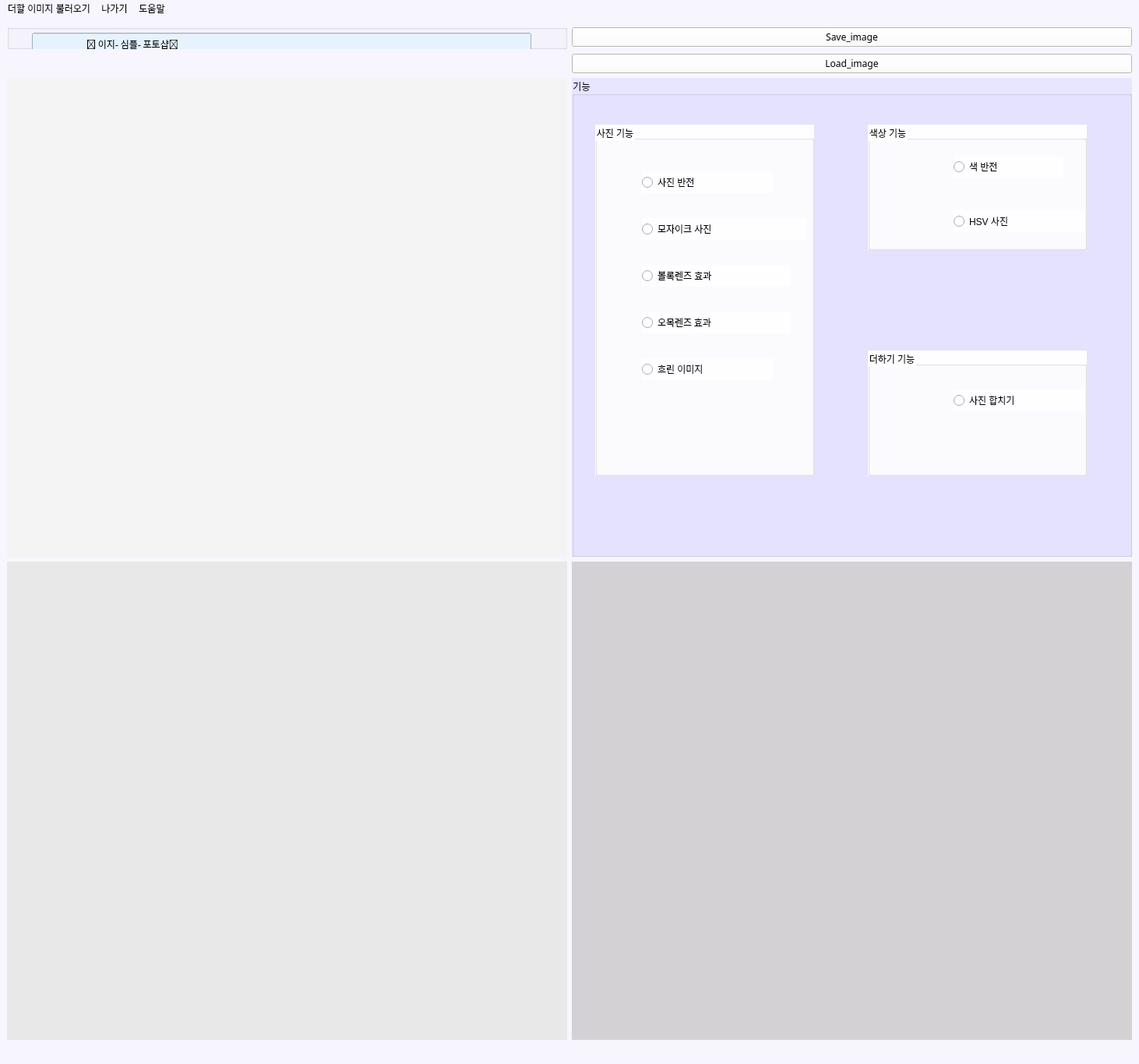
<?xml version="1.0" encoding="UTF-8"?>
<ui version="4.0">
 <class>MainWindow</class>
 <widget class="QMainWindow" name="MainWindow">
  <property name="geometry">
   <rect>
    <x>0</x>
    <y>0</y>
    <width>1462</width>
    <height>1366</height>
   </rect>
  </property>
  <property name="palette">
   <palette>
    <active>
     <colorrole role="WindowText">
      <brush brushstyle="SolidPattern">
       <color alpha="255">
        <red>37</red>
        <green>13</green>
        <blue>66</blue>
       </color>
      </brush>
     </colorrole>
     <colorrole role="Button">
      <brush brushstyle="SolidPattern">
       <color alpha="255">
        <red>247</red>
        <green>246</green>
        <blue>255</blue>
       </color>
      </brush>
     </colorrole>
     <colorrole role="Text">
      <brush brushstyle="SolidPattern">
       <color alpha="255">
        <red>46</red>
        <green>55</green>
        <blue>48</blue>
       </color>
      </brush>
     </colorrole>
     <colorrole role="ButtonText">
      <brush brushstyle="SolidPattern">
       <color alpha="255">
        <red>78</red>
        <green>77</green>
        <blue>77</blue>
       </color>
      </brush>
     </colorrole>
     <colorrole role="Base">
      <brush brushstyle="SolidPattern">
       <color alpha="255">
        <red>247</red>
        <green>246</green>
        <blue>255</blue>
       </color>
      </brush>
     </colorrole>
     <colorrole role="Window">
      <brush brushstyle="SolidPattern">
       <color alpha="255">
        <red>247</red>
        <green>246</green>
        <blue>255</blue>
       </color>
      </brush>
     </colorrole>
    </active>
    <inactive>
     <colorrole role="WindowText">
      <brush brushstyle="SolidPattern">
       <color alpha="255">
        <red>37</red>
        <green>13</green>
        <blue>66</blue>
       </color>
      </brush>
     </colorrole>
     <colorrole role="Button">
      <brush brushstyle="SolidPattern">
       <color alpha="255">
        <red>247</red>
        <green>246</green>
        <blue>255</blue>
       </color>
      </brush>
     </colorrole>
     <colorrole role="Text">
      <brush brushstyle="SolidPattern">
       <color alpha="255">
        <red>46</red>
        <green>55</green>
        <blue>48</blue>
       </color>
      </brush>
     </colorrole>
     <colorrole role="ButtonText">
      <brush brushstyle="SolidPattern">
       <color alpha="255">
        <red>78</red>
        <green>77</green>
        <blue>77</blue>
       </color>
      </brush>
     </colorrole>
     <colorrole role="Base">
      <brush brushstyle="SolidPattern">
       <color alpha="255">
        <red>247</red>
        <green>246</green>
        <blue>255</blue>
       </color>
      </brush>
     </colorrole>
     <colorrole role="Window">
      <brush brushstyle="SolidPattern">
       <color alpha="255">
        <red>247</red>
        <green>246</green>
        <blue>255</blue>
       </color>
      </brush>
     </colorrole>
    </inactive>
    <disabled>
     <colorrole role="WindowText">
      <brush brushstyle="SolidPattern">
       <color alpha="255">
        <red>120</red>
        <green>120</green>
        <blue>120</blue>
       </color>
      </brush>
     </colorrole>
     <colorrole role="Button">
      <brush brushstyle="SolidPattern">
       <color alpha="255">
        <red>247</red>
        <green>246</green>
        <blue>255</blue>
       </color>
      </brush>
     </colorrole>
     <colorrole role="Text">
      <brush brushstyle="SolidPattern">
       <color alpha="255">
        <red>120</red>
        <green>120</green>
        <blue>120</blue>
       </color>
      </brush>
     </colorrole>
     <colorrole role="ButtonText">
      <brush brushstyle="SolidPattern">
       <color alpha="255">
        <red>120</red>
        <green>120</green>
        <blue>120</blue>
       </color>
      </brush>
     </colorrole>
     <colorrole role="Base">
      <brush brushstyle="SolidPattern">
       <color alpha="255">
        <red>247</red>
        <green>246</green>
        <blue>255</blue>
       </color>
      </brush>
     </colorrole>
     <colorrole role="Window">
      <brush brushstyle="SolidPattern">
       <color alpha="255">
        <red>247</red>
        <green>246</green>
        <blue>255</blue>
       </color>
      </brush>
     </colorrole>
    </disabled>
   </palette>
  </property>
  <property name="windowTitle">
   <string>MainWindow</string>
  </property>
  <property name="styleSheet">
   <string notr="true">background-color:rgb(247, 246, 255)</string>
  </property>
  <widget class="QWidget" name="centralwidget">
   <layout class="QGridLayout" name="gridLayout">
    <item row="8" column="0">
     <widget class="QLabel" name="pluslabel_2">
      <property name="palette">
       <palette>
        <active>
         <colorrole role="Button">
          <brush brushstyle="SolidPattern">
           <color alpha="255">
            <red>232</red>
            <green>232</green>
            <blue>232</blue>
           </color>
          </brush>
         </colorrole>
         <colorrole role="Base">
          <brush brushstyle="SolidPattern">
           <color alpha="255">
            <red>232</red>
            <green>232</green>
            <blue>232</blue>
           </color>
          </brush>
         </colorrole>
         <colorrole role="Window">
          <brush brushstyle="SolidPattern">
           <color alpha="255">
            <red>232</red>
            <green>232</green>
            <blue>232</blue>
           </color>
          </brush>
         </colorrole>
        </active>
        <inactive>
         <colorrole role="Button">
          <brush brushstyle="SolidPattern">
           <color alpha="255">
            <red>232</red>
            <green>232</green>
            <blue>232</blue>
           </color>
          </brush>
         </colorrole>
         <colorrole role="Base">
          <brush brushstyle="SolidPattern">
           <color alpha="255">
            <red>232</red>
            <green>232</green>
            <blue>232</blue>
           </color>
          </brush>
         </colorrole>
         <colorrole role="Window">
          <brush brushstyle="SolidPattern">
           <color alpha="255">
            <red>232</red>
            <green>232</green>
            <blue>232</blue>
           </color>
          </brush>
         </colorrole>
        </inactive>
        <disabled>
         <colorrole role="Button">
          <brush brushstyle="SolidPattern">
           <color alpha="255">
            <red>232</red>
            <green>232</green>
            <blue>232</blue>
           </color>
          </brush>
         </colorrole>
         <colorrole role="Base">
          <brush brushstyle="SolidPattern">
           <color alpha="255">
            <red>232</red>
            <green>232</green>
            <blue>232</blue>
           </color>
          </brush>
         </colorrole>
         <colorrole role="Window">
          <brush brushstyle="SolidPattern">
           <color alpha="255">
            <red>232</red>
            <green>232</green>
            <blue>232</blue>
           </color>
          </brush>
         </colorrole>
        </disabled>
       </palette>
      </property>
      <property name="font">
       <font>
        <family>함초롬돋움</family>
       </font>
      </property>
      <property name="styleSheet">
       <string notr="true">background-color: rgb(232, 232, 232);</string>
      </property>
      <property name="text">
       <string/>
      </property>
     </widget>
    </item>
    <item row="8" column="1">
     <widget class="QLabel" name="label_3">
      <property name="font">
       <font>
        <family>함초롬돋움</family>
       </font>
      </property>
      <property name="styleSheet">
       <string notr="true">background-color: rgb(211, 209, 211);</string>
      </property>
      <property name="text">
       <string/>
      </property>
     </widget>
    </item>
    <item row="6" column="0">
     <widget class="QLabel" name="label">
      <property name="font">
       <font>
        <family>함초롬돋움</family>
       </font>
      </property>
      <property name="styleSheet">
       <string notr="true">
border-right-color: rgb(98, 98, 98);
background-color: rgb(244, 244, 244);</string>
      </property>
      <property name="text">
       <string/>
      </property>
     </widget>
    </item>
    <item row="5" column="1">
     <widget class="QPushButton" name="Load_botton">
      <property name="palette">
       <palette>
        <active>
         <colorrole role="Button">
          <brush brushstyle="SolidPattern">
           <color alpha="255">
            <red>255</red>
            <green>255</green>
            <blue>255</blue>
           </color>
          </brush>
         </colorrole>
         <colorrole role="Base">
          <brush brushstyle="SolidPattern">
           <color alpha="255">
            <red>255</red>
            <green>255</green>
            <blue>255</blue>
           </color>
          </brush>
         </colorrole>
         <colorrole role="Window">
          <brush brushstyle="SolidPattern">
           <color alpha="255">
            <red>255</red>
            <green>255</green>
            <blue>255</blue>
           </color>
          </brush>
         </colorrole>
        </active>
        <inactive>
         <colorrole role="Button">
          <brush brushstyle="SolidPattern">
           <color alpha="255">
            <red>255</red>
            <green>255</green>
            <blue>255</blue>
           </color>
          </brush>
         </colorrole>
         <colorrole role="Base">
          <brush brushstyle="SolidPattern">
           <color alpha="255">
            <red>255</red>
            <green>255</green>
            <blue>255</blue>
           </color>
          </brush>
         </colorrole>
         <colorrole role="Window">
          <brush brushstyle="SolidPattern">
           <color alpha="255">
            <red>255</red>
            <green>255</green>
            <blue>255</blue>
           </color>
          </brush>
         </colorrole>
        </inactive>
        <disabled>
         <colorrole role="Button">
          <brush brushstyle="SolidPattern">
           <color alpha="255">
            <red>255</red>
            <green>255</green>
            <blue>255</blue>
           </color>
          </brush>
         </colorrole>
         <colorrole role="Base">
          <brush brushstyle="SolidPattern">
           <color alpha="255">
            <red>255</red>
            <green>255</green>
            <blue>255</blue>
           </color>
          </brush>
         </colorrole>
         <colorrole role="Window">
          <brush brushstyle="SolidPattern">
           <color alpha="255">
            <red>255</red>
            <green>255</green>
            <blue>255</blue>
           </color>
          </brush>
         </colorrole>
        </disabled>
       </palette>
      </property>
      <property name="font">
       <font>
        <family>함초롬돋움</family>
       </font>
      </property>
      <property name="toolTip">
       <string>사진 불러오기</string>
      </property>
      <property name="styleSheet">
       <string notr="true">background-color: rgb(255, 255, 255);</string>
      </property>
      <property name="text">
       <string>Load_image</string>
      </property>
      <property name="icon">
       <iconset>
        <normaloff>../../../../photoshop/folder.png</normaloff>../../../../photoshop/folder.png</iconset>
      </property>
      <property name="autoDefault">
       <bool>false</bool>
      </property>
     </widget>
    </item>
    <item row="0" column="0">
     <widget class="QGroupBox" name="groupBox_3">
      <property name="title">
       <string/>
      </property>
      <widget class="QLineEdit" name="lineEdit">
       <property name="geometry">
        <rect>
         <x>32</x>
         <y>10</y>
         <width>641</width>
         <height>32</height>
        </rect>
       </property>
       <property name="font">
        <font>
         <family>함초롬돋움</family>
        </font>
       </property>
       <property name="styleSheet">
        <string notr="true">background-color: rgb(230, 243, 255);</string>
       </property>
       <property name="text">
        <string>                         🐻 이지- 심플- 포토샵🐻</string>
       </property>
      </widget>
     </widget>
    </item>
    <item row="0" column="1">
     <widget class="QPushButton" name="Save_button">
      <property name="palette">
       <palette>
        <active>
         <colorrole role="Button">
          <brush brushstyle="SolidPattern">
           <color alpha="255">
            <red>255</red>
            <green>255</green>
            <blue>255</blue>
           </color>
          </brush>
         </colorrole>
         <colorrole role="Base">
          <brush brushstyle="SolidPattern">
           <color alpha="255">
            <red>255</red>
            <green>255</green>
            <blue>255</blue>
           </color>
          </brush>
         </colorrole>
         <colorrole role="Window">
          <brush brushstyle="SolidPattern">
           <color alpha="255">
            <red>255</red>
            <green>255</green>
            <blue>255</blue>
           </color>
          </brush>
         </colorrole>
        </active>
        <inactive>
         <colorrole role="Button">
          <brush brushstyle="SolidPattern">
           <color alpha="255">
            <red>255</red>
            <green>255</green>
            <blue>255</blue>
           </color>
          </brush>
         </colorrole>
         <colorrole role="Base">
          <brush brushstyle="SolidPattern">
           <color alpha="255">
            <red>255</red>
            <green>255</green>
            <blue>255</blue>
           </color>
          </brush>
         </colorrole>
         <colorrole role="Window">
          <brush brushstyle="SolidPattern">
           <color alpha="255">
            <red>255</red>
            <green>255</green>
            <blue>255</blue>
           </color>
          </brush>
         </colorrole>
        </inactive>
        <disabled>
         <colorrole role="Button">
          <brush brushstyle="SolidPattern">
           <color alpha="255">
            <red>255</red>
            <green>255</green>
            <blue>255</blue>
           </color>
          </brush>
         </colorrole>
         <colorrole role="Base">
          <brush brushstyle="SolidPattern">
           <color alpha="255">
            <red>255</red>
            <green>255</green>
            <blue>255</blue>
           </color>
          </brush>
         </colorrole>
         <colorrole role="Window">
          <brush brushstyle="SolidPattern">
           <color alpha="255">
            <red>255</red>
            <green>255</green>
            <blue>255</blue>
           </color>
          </brush>
         </colorrole>
        </disabled>
       </palette>
      </property>
      <property name="font">
       <font>
        <family>함초롬돋움</family>
       </font>
      </property>
      <property name="styleSheet">
       <string notr="true">background-color: rgb(255, 255, 255);</string>
      </property>
      <property name="text">
       <string>Save_image</string>
      </property>
      <property name="icon">
       <iconset>
        <normaloff>../../../../photoshop/arrow.png</normaloff>../../../../photoshop/arrow.png</iconset>
      </property>
     </widget>
    </item>
    <item row="6" column="1">
     <widget class="QGroupBox" name="groupBox">
      <property name="palette">
       <palette>
        <active>
         <colorrole role="Button">
          <brush brushstyle="SolidPattern">
           <color alpha="255">
            <red>231</red>
            <green>229</green>
            <blue>255</blue>
           </color>
          </brush>
         </colorrole>
         <colorrole role="Base">
          <brush brushstyle="SolidPattern">
           <color alpha="255">
            <red>231</red>
            <green>229</green>
            <blue>255</blue>
           </color>
          </brush>
         </colorrole>
         <colorrole role="Window">
          <brush brushstyle="SolidPattern">
           <color alpha="255">
            <red>231</red>
            <green>229</green>
            <blue>255</blue>
           </color>
          </brush>
         </colorrole>
        </active>
        <inactive>
         <colorrole role="Button">
          <brush brushstyle="SolidPattern">
           <color alpha="255">
            <red>231</red>
            <green>229</green>
            <blue>255</blue>
           </color>
          </brush>
         </colorrole>
         <colorrole role="Base">
          <brush brushstyle="SolidPattern">
           <color alpha="255">
            <red>231</red>
            <green>229</green>
            <blue>255</blue>
           </color>
          </brush>
         </colorrole>
         <colorrole role="Window">
          <brush brushstyle="SolidPattern">
           <color alpha="255">
            <red>231</red>
            <green>229</green>
            <blue>255</blue>
           </color>
          </brush>
         </colorrole>
        </inactive>
        <disabled>
         <colorrole role="Button">
          <brush brushstyle="SolidPattern">
           <color alpha="255">
            <red>231</red>
            <green>229</green>
            <blue>255</blue>
           </color>
          </brush>
         </colorrole>
         <colorrole role="Base">
          <brush brushstyle="SolidPattern">
           <color alpha="255">
            <red>231</red>
            <green>229</green>
            <blue>255</blue>
           </color>
          </brush>
         </colorrole>
         <colorrole role="Window">
          <brush brushstyle="SolidPattern">
           <color alpha="255">
            <red>231</red>
            <green>229</green>
            <blue>255</blue>
           </color>
          </brush>
         </colorrole>
        </disabled>
       </palette>
      </property>
      <property name="font">
       <font>
        <family>함초롬돋움</family>
        <pointsize>9</pointsize>
        <weight>50</weight>
        <italic>false</italic>
        <bold>false</bold>
        <underline>false</underline>
       </font>
      </property>
      <property name="styleSheet">
       <string notr="true">background-color: rgb(231, 229, 255);
font: 9pt &quot;함초롬돋움&quot;;
</string>
      </property>
      <property name="title">
       <string>기능</string>
      </property>
      <widget class="QGroupBox" name="groupBox_2">
       <property name="geometry">
        <rect>
         <x>30</x>
         <y>60</y>
         <width>281</width>
         <height>451</height>
        </rect>
       </property>
       <property name="styleSheet">
        <string notr="true">
background-color: rgb(254, 253, 255);</string>
       </property>
       <property name="title">
        <string>사진 기능</string>
       </property>
       <widget class="QRadioButton" name="radioButton">
        <property name="geometry">
         <rect>
          <x>60</x>
          <y>60</y>
          <width>168</width>
          <height>28</height>
         </rect>
        </property>
        <property name="cursor">
         <cursorShape>OpenHandCursor</cursorShape>
        </property>
        <property name="text">
         <string>사진 반전</string>
        </property>
       </widget>
       <widget class="QRadioButton" name="radioButton_2">
        <property name="geometry">
         <rect>
          <x>60</x>
          <y>120</y>
          <width>211</width>
          <height>28</height>
         </rect>
        </property>
        <property name="cursor">
         <cursorShape>OpenHandCursor</cursorShape>
        </property>
        <property name="text">
         <string>모자이크 사진</string>
        </property>
       </widget>
       <widget class="QRadioButton" name="radioButton_3">
        <property name="geometry">
         <rect>
          <x>60</x>
          <y>180</y>
          <width>191</width>
          <height>28</height>
         </rect>
        </property>
        <property name="cursor">
         <cursorShape>OpenHandCursor</cursorShape>
        </property>
        <property name="text">
         <string>볼록렌즈 효과</string>
        </property>
       </widget>
       <widget class="QRadioButton" name="radioButton_4">
        <property name="geometry">
         <rect>
          <x>60</x>
          <y>240</y>
          <width>191</width>
          <height>28</height>
         </rect>
        </property>
        <property name="font">
         <font>
          <family>함초롬돋움</family>
          <pointsize>9</pointsize>
          <weight>50</weight>
          <italic>false</italic>
          <bold>false</bold>
         </font>
        </property>
        <property name="cursor">
         <cursorShape>OpenHandCursor</cursorShape>
        </property>
        <property name="text">
         <string>오목렌즈 효과</string>
        </property>
       </widget>
       <widget class="QRadioButton" name="radioButton_5">
        <property name="geometry">
         <rect>
          <x>60</x>
          <y>300</y>
          <width>168</width>
          <height>28</height>
         </rect>
        </property>
        <property name="cursor">
         <cursorShape>OpenHandCursor</cursorShape>
        </property>
        <property name="text">
         <string>흐린 이미지</string>
        </property>
       </widget>
      </widget>
      <widget class="QGroupBox" name="groupBox_4">
       <property name="geometry">
        <rect>
         <x>380</x>
         <y>60</y>
         <width>281</width>
         <height>161</height>
        </rect>
       </property>
       <property name="styleSheet">
        <string notr="true">background-color: rgb(254, 253, 255);
</string>
       </property>
       <property name="title">
        <string>색상 기능</string>
       </property>
       <widget class="QRadioButton" name="radioButton_11">
        <property name="geometry">
         <rect>
          <x>110</x>
          <y>40</y>
          <width>141</width>
          <height>28</height>
         </rect>
        </property>
        <property name="cursor">
         <cursorShape>OpenHandCursor</cursorShape>
        </property>
        <property name="text">
         <string>색 반전</string>
        </property>
       </widget>
       <widget class="QRadioButton" name="radioButton_6">
        <property name="geometry">
         <rect>
          <x>110</x>
          <y>110</y>
          <width>168</width>
          <height>28</height>
         </rect>
        </property>
        <property name="text">
         <string>HSV 사진</string>
        </property>
       </widget>
      </widget>
      <widget class="QGroupBox" name="groupBox_5">
       <property name="geometry">
        <rect>
         <x>380</x>
         <y>350</y>
         <width>281</width>
         <height>161</height>
        </rect>
       </property>
       <property name="styleSheet">
        <string notr="true">background-color: rgb(254, 253, 255);
</string>
       </property>
       <property name="title">
        <string>더하기 기능</string>
       </property>
       <widget class="QRadioButton" name="radioButton_12">
        <property name="geometry">
         <rect>
          <x>110</x>
          <y>50</y>
          <width>168</width>
          <height>28</height>
         </rect>
        </property>
        <property name="cursor">
         <cursorShape>OpenHandCursor</cursorShape>
        </property>
        <property name="text">
         <string>사진 합치기</string>
        </property>
       </widget>
      </widget>
     </widget>
    </item>
   </layout>
  </widget>
  <widget class="QMenuBar" name="menubar">
   <property name="geometry">
    <rect>
     <x>0</x>
     <y>0</y>
     <width>1462</width>
     <height>38</height>
    </rect>
   </property>
   <widget class="QMenu" name="menu">
    <property name="title">
     <string>더할 이미지 불러오기</string>
    </property>
    <addaction name="plus_image"/>
   </widget>
   <widget class="QMenu" name="menu_O">
    <property name="title">
     <string>나가기</string>
    </property>
    <addaction name="out_action"/>
   </widget>
   <widget class="QMenu" name="menu_H">
    <property name="title">
     <string>도움말</string>
    </property>
    <addaction name="action_S"/>
   </widget>
   <addaction name="menu"/>
   <addaction name="menu_O"/>
   <addaction name="menu_H"/>
  </widget>
  <widget class="QStatusBar" name="statusbar"/>
  <action name="help_action">
   <property name="text">
    <string>색상 반전(P</string>
   </property>
   <property name="toolTip">
    <string>도움말 보기</string>
   </property>
  </action>
  <action name="plus_image">
   <property name="text">
    <string>더할 이미지 불러오기(A)</string>
   </property>
   <property name="shortcut">
    <string>A</string>
   </property>
  </action>
  <action name="out_action">
   <property name="text">
    <string>나가기(T)</string>
   </property>
   <property name="shortcut">
    <string>T</string>
   </property>
  </action>
  <action name="action_S">
   <property name="text">
    <string>보기(S)</string>
   </property>
   <property name="shortcut">
    <string>S</string>
   </property>
  </action>
 </widget>
 <resources/>
 <connections/>
</ui>
